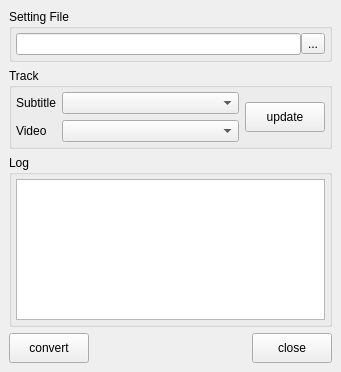
<?xml version="1.0" encoding="UTF-8"?>
<ui version="4.0">
 <class>MainWindow</class>
 <widget class="QMainWindow" name="MainWindow">
  <property name="geometry">
   <rect>
    <x>0</x>
    <y>0</y>
    <width>341</width>
    <height>372</height>
   </rect>
  </property>
  <property name="windowTitle">
   <string>MainWindow</string>
  </property>
  <widget class="QWidget" name="centralwidget">
   <layout class="QVBoxLayout" name="verticalLayout_4">
    <item>
     <widget class="QGroupBox" name="groupBox">
      <property name="title">
       <string>Setting File</string>
      </property>
      <layout class="QVBoxLayout" name="verticalLayout_3">
       <property name="leftMargin">
        <number>4</number>
       </property>
       <property name="topMargin">
        <number>4</number>
       </property>
       <property name="rightMargin">
        <number>4</number>
       </property>
       <property name="bottomMargin">
        <number>4</number>
       </property>
       <item>
        <layout class="QHBoxLayout" name="horizontalLayout_3">
         <property name="spacing">
          <number>0</number>
         </property>
         <item>
          <widget class="QLineEdit" name="settingFileLineEdit"/>
         </item>
         <item>
          <widget class="QToolButton" name="settingFileToolButton">
           <property name="text">
            <string>...</string>
           </property>
          </widget>
         </item>
        </layout>
       </item>
      </layout>
     </widget>
    </item>
    <item>
     <widget class="QGroupBox" name="trackGroupBox">
      <property name="title">
       <string>Track</string>
      </property>
      <layout class="QVBoxLayout" name="verticalLayout">
       <property name="leftMargin">
        <number>4</number>
       </property>
       <property name="topMargin">
        <number>4</number>
       </property>
       <property name="rightMargin">
        <number>4</number>
       </property>
       <property name="bottomMargin">
        <number>4</number>
       </property>
       <item>
        <layout class="QHBoxLayout" name="horizontalLayout_2" stretch="1,0">
         <item>
          <layout class="QFormLayout" name="formLayout">
           <item row="0" column="0">
            <widget class="QLabel" name="label">
             <property name="text">
              <string>Subtitle</string>
             </property>
            </widget>
           </item>
           <item row="0" column="1">
            <widget class="QComboBox" name="subtitleComboBox"/>
           </item>
           <item row="1" column="0">
            <widget class="QLabel" name="label_2">
             <property name="text">
              <string>Video</string>
             </property>
            </widget>
           </item>
           <item row="1" column="1">
            <widget class="QComboBox" name="videoComboBox"/>
           </item>
          </layout>
         </item>
         <item>
          <widget class="QPushButton" name="updateButton">
           <property name="minimumSize">
            <size>
             <width>50</width>
             <height>30</height>
            </size>
           </property>
           <property name="toolTip">
            <string>トラック更新</string>
           </property>
           <property name="text">
            <string>update</string>
           </property>
          </widget>
         </item>
        </layout>
       </item>
      </layout>
     </widget>
    </item>
    <item>
     <widget class="QGroupBox" name="groupBox_2">
      <property name="sizePolicy">
       <sizepolicy hsizetype="Preferred" vsizetype="Expanding">
        <horstretch>0</horstretch>
        <verstretch>0</verstretch>
       </sizepolicy>
      </property>
      <property name="title">
       <string>Log</string>
      </property>
      <layout class="QVBoxLayout" name="verticalLayout_2">
       <property name="leftMargin">
        <number>4</number>
       </property>
       <property name="topMargin">
        <number>4</number>
       </property>
       <property name="rightMargin">
        <number>4</number>
       </property>
       <property name="bottomMargin">
        <number>4</number>
       </property>
       <item>
        <widget class="LogTextEdit" name="logTextEdit">
         <property name="sizePolicy">
          <sizepolicy hsizetype="Expanding" vsizetype="Expanding">
           <horstretch>0</horstretch>
           <verstretch>0</verstretch>
          </sizepolicy>
         </property>
         <property name="lineWrapMode">
          <enum>QTextEdit::NoWrap</enum>
         </property>
         <property name="readOnly">
          <bool>true</bool>
         </property>
        </widget>
       </item>
      </layout>
     </widget>
    </item>
    <item>
     <layout class="QHBoxLayout" name="horizontalLayout">
      <item>
       <widget class="QPushButton" name="convertButton">
        <property name="minimumSize">
         <size>
          <width>50</width>
          <height>30</height>
         </size>
        </property>
        <property name="toolTip">
         <string>トラック更新</string>
        </property>
        <property name="text">
         <string>convert</string>
        </property>
       </widget>
      </item>
      <item>
       <spacer name="horizontalSpacer">
        <property name="orientation">
         <enum>Qt::Horizontal</enum>
        </property>
        <property name="sizeHint" stdset="0">
         <size>
          <width>40</width>
          <height>20</height>
         </size>
        </property>
       </spacer>
      </item>
      <item>
       <widget class="QPushButton" name="closeButton">
        <property name="minimumSize">
         <size>
          <width>50</width>
          <height>30</height>
         </size>
        </property>
        <property name="toolTip">
         <string>閉じる</string>
        </property>
        <property name="text">
         <string>close</string>
        </property>
       </widget>
      </item>
     </layout>
    </item>
   </layout>
  </widget>
 </widget>
 <customwidgets>
  <customwidget>
   <class>LogTextEdit</class>
   <extends>QTextEdit</extends>
   <header>rs.gui.log</header>
  </customwidget>
 </customwidgets>
 <resources/>
 <connections/>
</ui>
